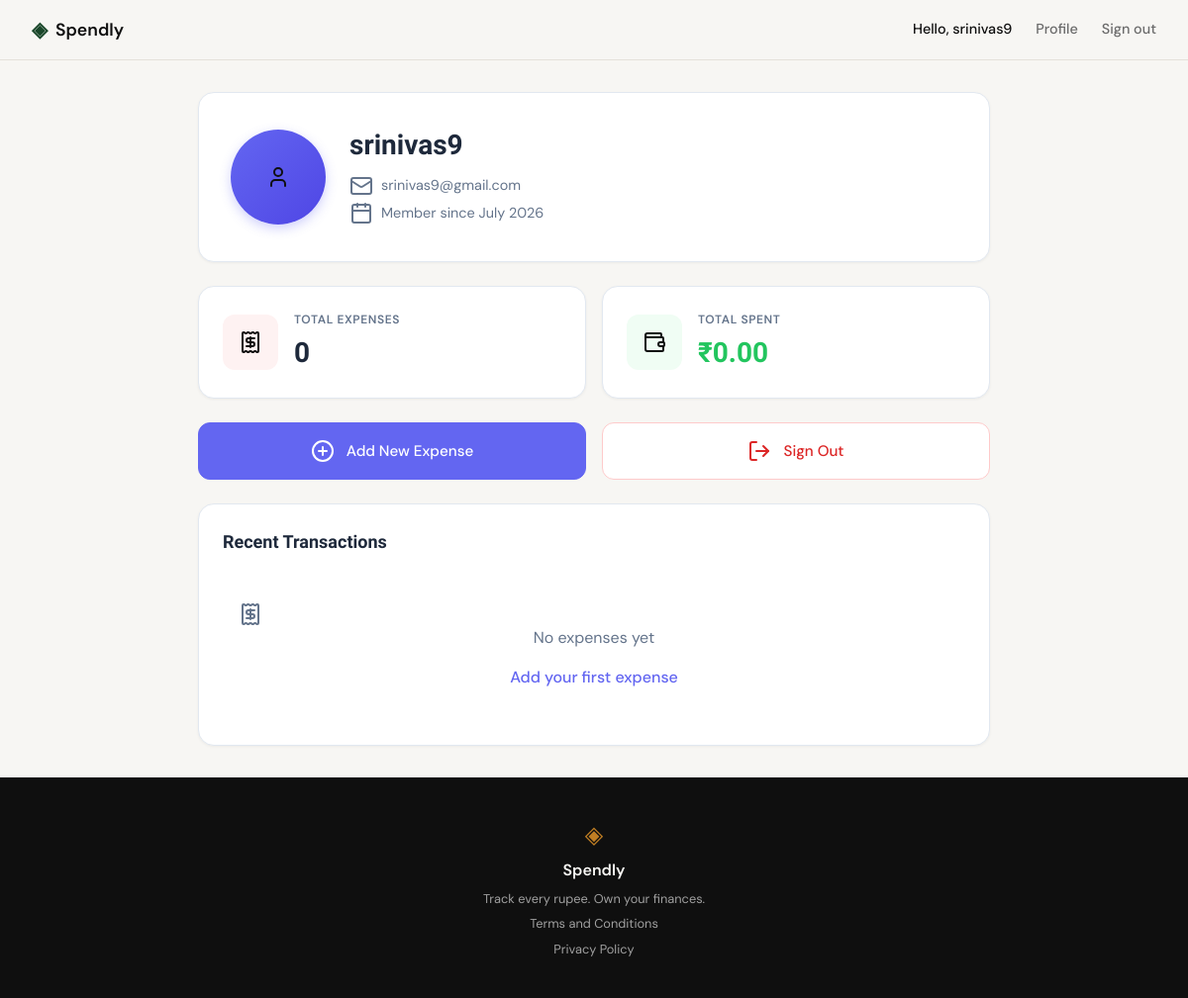
The page /profile (signed in) on the database as committed earlier.
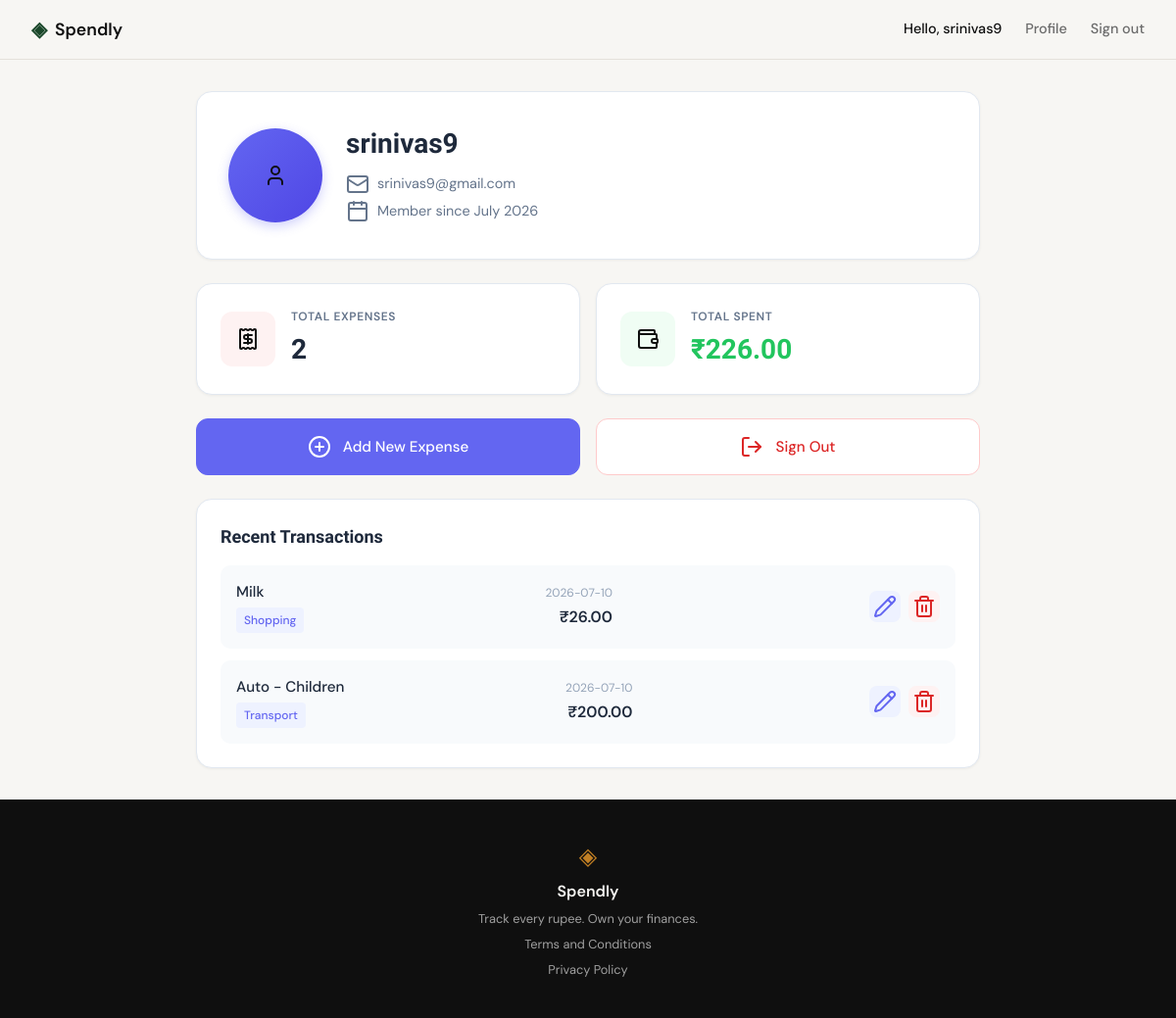
The same page on the database as committed later.
### tables this page shows
CREATE TABLE users (
            id INTEGER PRIMARY KEY AUTOINCREMENT,
            name TEXT NOT NULL,
            email TEXT NOT NULL UNIQUE,
            password TEXT NOT NULL,
            created_at TEXT NOT NULL
        );

CREATE TABLE expenses (
            id INTEGER PRIMARY KEY AUTOINCREMENT,
            user_id INTEGER NOT NULL,
            amount REAL NOT NULL,
            description TEXT NOT NULL,
            category TEXT NOT NULL,
            date TEXT NOT NULL,
            created_at TEXT NOT NULL,
            FOREIGN KEY (user_id) REFERENCES users(id) ON DELETE CASCADE
        );

### app.py (the view)
@app.route("/profile")
def profile():
    user_id = session.get("user_id")
    if not user_id:
        flash("Please sign in to view your profile.")
        return redirect(url_for("login"))
    user = get_user_by_id(user_id)
    if not user:
        session.clear()
        return redirect(url_for("login"))
    summary = get_expense_summary(user_id)
    recent_expenses = get_recent_expenses(user_id, limit=5)
    try:
        created = datetime.fromisoformat(user["created_at"])
        member_since = created.strftime("%B %Y")  # e.g., "June 2026"
    except:
        member_since = "Unknown"
    return render_template(
        "profile.html",
        user=user,
        expense_count=summary["count"],
        total_spent=summary["total"],
        member_since=member_since,
        recent_expenses=recent_expenses
    )

### database/db.py (called while the page is built)
def get_db():
    conn = sqlite3.connect(DB_PATH)
    conn.row_factory = sqlite3.Row
    conn.execute("PRAGMA foreign_keys = ON")
    return conn

def get_user_by_id(user_id):
    conn = get_db()
    user = conn.execute(
        "SELECT id, name, email, created_at FROM users WHERE id = ?",
        (user_id,)
    ).fetchone()
    conn.close()
    return user

def get_expense_summary(user_id):
    conn = get_db()
    result = conn.execute(
        "SELECT COUNT(*) as count, COALESCE(SUM(amount), 0) as total FROM expenses WHERE user_id = ?",
        (user_id,)
    ).fetchone()
    conn.close()
    return {"count": result["count"], "total": result["total"]}

def get_recent_expenses(user_id, limit=5):
    conn = get_db()
    results = conn.execute(
        "SELECT id, amount, description, category, date FROM expenses WHERE user_id = ? ORDER BY date DESC, id DESC LIMIT ?",
        (user_id, limit)
    ).fetchall()
    conn.close()
    return [dict(row) for row in results]

### templates/profile.html (shortened to what this page needs)
{% extends "base.html" %}
{% block head %}
<link rel="stylesheet" href="{{ url_for('static', filename='css/profile.css') }}">
{% endblock %}
{% block content %}
<section class="profile-section">
    <div class="profile-container">
        <div class="profile-header-card">
            <div class="profile-avatar">
                <i data-lucide="user"></i>
            </div>
            <div class="profile-info">
                <h1 class="profile-name">{{ user.name }}</h1>
                <p class="profile-email">
                    <i data-lucide="mail"></i> {{ user.email }}
                </p>
                <p class="profile-member-since">
                    <i data-lucide="calendar"></i> Member since {{ member_since }}
                </p>
            </div>
        </div>
        <div class="profile-summary-grid">
            <div class="profile-summary-card">
                <div class="summary-icon expenses">
                    <i data-lucide="receipt"></i>
                </div>
                <div class="summary-content">
                    <span class="summary-label">Total Expenses</span>
                    <span class="summary-value">{{ expense_count }}</span>
                </div>
            </div>
            <div class="profile-summary-card">
                <div class="summary-icon amount">
                    <i data-lucide="wallet"></i>
                </div>
                <div class="summary-content">
                    <span class="summary-label">Total Spent</span>
                    <span class="summary-value currency">₹{{ "{:,.2f}".format(total_spent) }}</span>
                </div>
            </div>
        </div>
        <div class="profile-actions">
            <a href="{{ url_for('add_expense') }}" class="profile-action-btn primary">
                <i data-lucide="plus-circle"></i>
                Add New Expense
            </a>
            <a href="{{ url_for('logout') }}" class="profile-action-btn danger">
                <i data-lucide="log-out"></i>
                Sign Out
            </a>
        </div>
        <div class="recent-transactions">
            <h2 class="section-title">Recent Transactions</h2>
            {% if recent_expenses %}
            <div class="transactions-list">
                {% for expense in recent_expenses %}
                <div class="transaction-item">
                    <div class="transaction-info">
                        <span class="transaction-desc">{{ expense.description }}</span>
                        <span class="transaction-category">{{ expense.category }}</span>
                    </div>
                    <div class="transaction-details">
                        <span class="transaction-date">{{ expense.date }}</span>
                        <span class="transaction-amount">₹{{ "{:,.2f}".format(expense.amount) }}</span>
                    </div>
                    <div class="transaction-actions">
                        <a href="{{ url_for('edit_expense', id=expense.id) }}" class="transaction-action-btn edit" title="Edit">
                            <i data-lucide="pencil"></i>
                        </a>
                        <form method="POST" action="{{ url_for('delete_expense', id=expense.id) }}" class="delete-form" onsubmit="return confirm('Are you sure you want to delete this expense?');">
                            <button type="submit" class="transaction-action-btn delete" title="Delete">
                                <i data-lucide="trash-2"></i>
                            </button>
                        </form>
                    </div>
                </div>
                {% endfor %}
            </div>
            {% else %}
            <div class="empty-state">
                <i data-lucide="receipt"></i>
                <p>No expenses yet</p>
                <a href="{{ url_for('add_expense') }}" class="empty-state-link">Add your first expense</a>
            </div>
            {% endif %}
        </div>
    </div>
</section>
{% endblock %}

### templates/base.html (shortened to what this page needs)
<!DOCTYPE html>
<html lang="en">
<head>
    <script src="https://cdn.tailwindcss.com"></script>
    <link rel="stylesheet" href="{{ url_for('static', filename='css/style.css') }}">
    {% block head %}{% endblock %}
</head>
<body>
    <nav class="navbar">
        <div class="nav-inner">
            <a href="{{ url_for('landing') }}" class="nav-brand">
                <span class="brand-icon">◈</span>
                <span class="brand-name">Spendly</span>
            </a>
            <div class="nav-links">
                {% if session.get('user_id') %}
                    <span class="nav-user">Hello, {{ session.get('user_name', '') }}</span>
                    <a href="{{ url_for('profile') }}">Profile</a>
                    <a href="{{ url_for('logout') }}">Sign out</a>
                {% else %}
                    <a href="{{ url_for('login') }}">Sign in</a>
                    <a href="{{ url_for('register') }}" class="nav-cta">Get started</a>
                {% endif %}
            </div>
        </div>
    </nav>
    <main class="main-content">
        {% block content %}{% endblock %}
    </main>
    <footer class="footer">
        <div class="footer-inner">
            <span class="brand-icon">◈</span>
            <span class="footer-name">Spendly</span>
            <p class="footer-copy">Track every rupee. Own your finances.</p>
            <a href="{{ url_for('terms') }}">Terms and Conditions</a>
            <a href="{{ url_for('privacy') }}">Privacy Policy</a>
        </div>
    </footer>
</body>
</html>

### static/css/style.css (style rules this page uses)
:root { --ink: #0f0f0f; --ink-soft: #2d2d2d; --ink-muted: #6b6b6b; --ink-faint: #a0a0a0; --paper: #f7f6f3; --paper-warm: #f0ede6; --paper-card: #ffffff; --accent: #1a472a; --accent-light: #e8f0eb; --accent-2: #c17f24; --accent-2-light: #fdf3e3; --danger: #c0392b; --danger-light: #fdecea; --success: #1F9D73; --success-light: #E7F5EF; --border: #e4e1da; --border-soft: #eeebe4; --font-display: 'DM Serif Display', Georgia, serif; --font-body: 'DM Sans', system-ui, sans-serif; --max-width: 1200px; --auth-width: 440px; --radius-sm: 6px; --radius-md: 12px; --radius-lg: 20px; }
body { background: #F8F8F8; }
*, *::before, *::after { box-sizing: border-box; margin: 0; padding: 0; }
html { font-size: 16px; scroll-behavior: smooth; }
body { background: var(--paper); color: var(--ink); font-family: var(--font-body); font-size: 1rem; line-height: 1.6; -webkit-font-smoothing: antialiased; }
a { color: inherit; text-decoration: none; }
.navbar { position: sticky; top: 0; z-index: 100; background: var(--paper); border-bottom: 1px solid var(--border); padding: 0 2rem; }
.nav-inner { max-width: var(--max-width); margin: 0 auto; height: 60px; display: flex; align-items: center; justify-content: space-between; }
.nav-brand { display: flex; align-items: center; gap: 0.5rem; font-family: var(--font-body); font-weight: 600; font-size: 1.1rem; color: var(--ink); }
.brand-icon { color: var(--accent); font-size: 1.3rem; }
.brand-name { color: var(--ink); }
.nav-links { display: flex; align-items: center; gap: 1.5rem; font-size: 0.9rem; font-weight: 500; }
.nav-links a { color: var(--ink-muted); transition: color 0.2s; }
.main-content { min-height: calc(100vh - 60px - 100px); }
.footer { background: var(--ink); color: var(--paper); padding: 2.5rem 2rem; text-align: center; }
.footer-inner { display: flex; flex-direction: column; align-items: center; gap: 0.4rem; }
.footer .brand-icon { color: var(--accent-2); font-size: 1.5rem; }
.footer-name { font-weight: 600; font-size: 1rem; }
.footer-copy { font-size: 0.8rem; color: var(--ink-faint); }
.footer-inner a { font-size: 0.8rem; color: var(--ink-faint); margin: 0 0.5rem; }
.profile-section { min-height: calc(100vh - 60px - 100px); padding: 3rem 2rem; }
.profile-container { max-width: 720px; margin: 0 auto; display: flex; flex-direction: column; gap: 1.5rem; }
.profile-header-card { background: var(--paper-card); border: 1px solid var(--border); border-radius: var(--radius-md); padding: 2rem; display: flex; align-items: center; gap: 1.5rem; }
.profile-avatar { width: 80px; height: 80px; background: var(--accent-light); border-radius: 50%; display: flex; align-items: center; justify-content: center; flex-shrink: 0; }
.profile-info { flex: 1; }
.profile-name { font-family: var(--font-display); font-size: 1.75rem; color: var(--ink); margin-bottom: 0.5rem; }
.profile-email, .profile-member-since { display: flex; align-items: center; gap: 0.5rem; font-size: 0.9rem; color: var(--ink-muted); margin-bottom: 0.25rem; }
.profile-summary-grid { display: grid; grid-template-columns: repeat(2, 1fr); gap: 1rem; }
.profile-summary-card { background: var(--paper-card); border: 1px solid var(--border); border-radius: var(--radius-md); padding: 1.5rem; display: flex; align-items: center; gap: 1rem; }
.summary-icon { width: 48px; height: 48px; background: var(--accent-light); border-radius: var(--radius-sm); display: flex; align-items: center; justify-content: center; }
.summary-content { display: flex; flex-direction: column; gap: 0.25rem; }
.summary-label { font-size: 0.8rem; font-weight: 500; color: var(--ink-muted); text-transform: uppercase; letter-spacing: 0.05em; }
.summary-value { font-family: var(--font-display); font-size: 1.5rem; color: var(--ink); }

Rows that differ between the two databases and show on the page:
added expenses: description "Milk", category "Shopping", date "2026-07-10", amount "26.00"
added expenses: description "Auto - Children", category "Transport", date "2026-07-10", amount "200.00"
Other text that changed with them:
{{ expense_count }}: "0" → "2"
{{ "{:,.2f}".format(total_spent) }}: "0.00" → "226.00"
text no longer shown: "No expenses yet Add your first expense"
